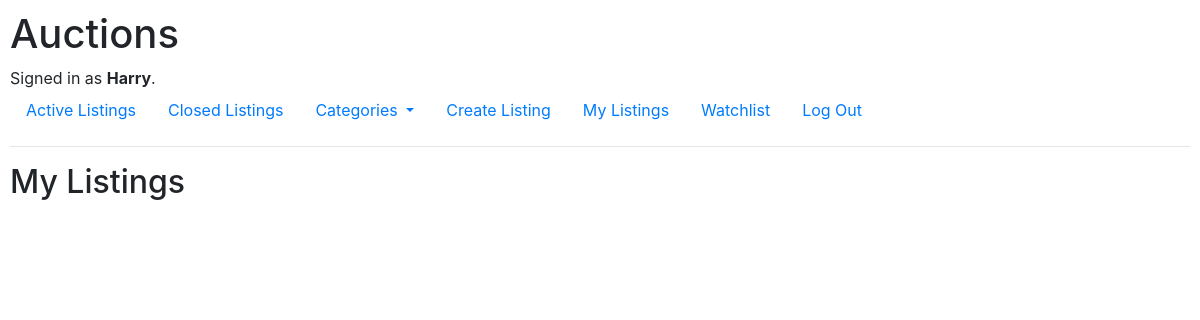
The page /mine (signed in) on the database as committed earlier.
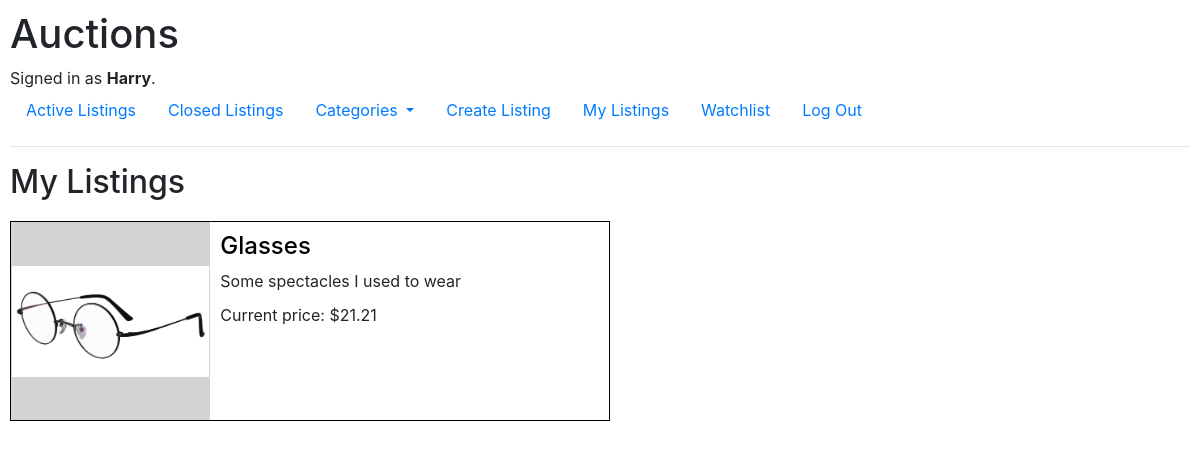
The same page on the database as committed later.
### auctions/models.py (models this page shows, shortened)
class Listing(models.Model):
    title = models.CharField(max_length=64)
    description = models.TextField()
    image = models.ImageField(blank=True, upload_to='images')
    categories = Choices("Clothing/Footwear","Books","Electronics","Cosmetics","Toys","Home/Garden","Sport/Leisure", "Other")
    category = models.CharField(choices=categories, max_length=32)
    price = models.DecimalField(decimal_places=2, max_digits=10)
    lister = models.ForeignKey(User, on_delete=models.CASCADE, related_name="selling")
    active = models.BooleanField(default=True)
    watchers = models.ManyToManyField(User, blank=True, related_name="watching")
    time = models.DateTimeField("Time listed", auto_now_add=True)

### auctions/views.py (the view)
# urls.py: path("mine", views.mine, name="mine"),
def mine(request):
    return render(request, "auctions/mine.html", {
        "listings": Listing.objects.all()
    })

### auctions/templates/auctions/mine.html
{% extends "auctions/layout.html" %}
{% block body %}
    <h2>My Listings</h2>
    {% for listing in listings %}
        {% if user.id == listing.lister.id %}
            <div class="mini-listing">
                <div class="mini-listing-left">
                    <img src="{{ listing.image.url }}" class="mini-listing-image">
                </div>
                <div class="mini-listing-right">
                    <a class="mini-listing-link" href="{% url 'listing' listing.id %}"><h4>{{ listing.title }}</h4></a>
                    {% if listing.active %}
                        <div class="mini-listing-description">{{ listing.description }}</div>
                        <p>Current price: ${{ listing.price }}</p>
                    {% else %}
                        <div class="mini-listing-description">This auction has ended</div>
                        <p class="mini-listing-price">Winning bid: ${{ listing.price }}</p>
                    {% endif %}
                </div>
            </div>
        {% endif %}
    {% endfor %}
{% endblock %}

Rows that differ between the two databases and show on the page:
added Listing: image (picture), title "Glasses", description "Some spectacles I used to wear", price "21.21"
